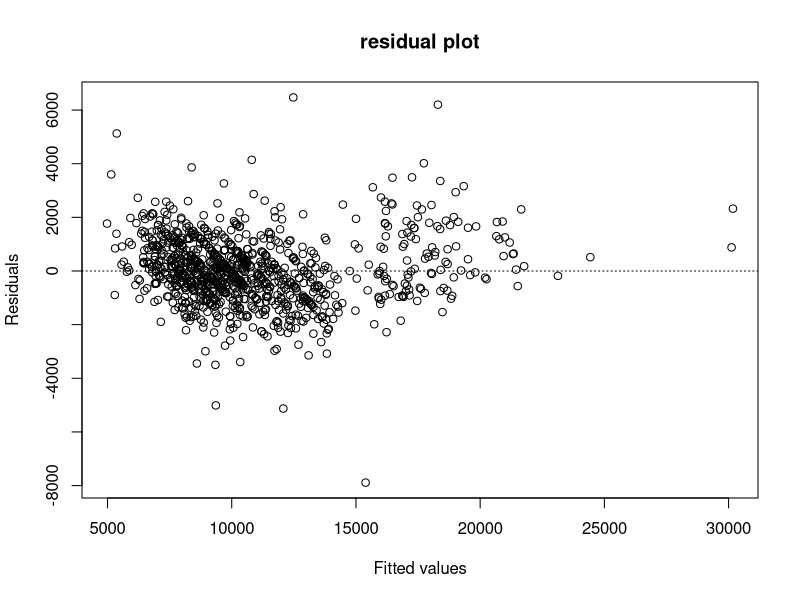
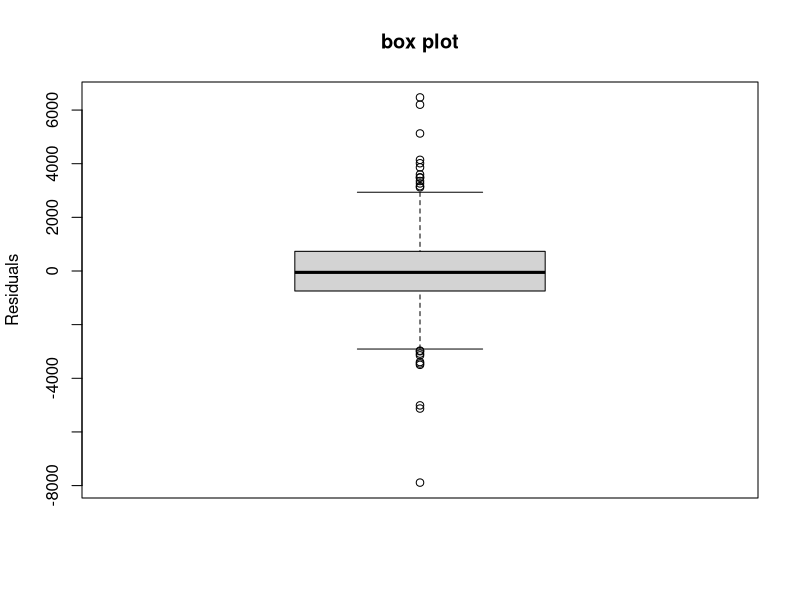
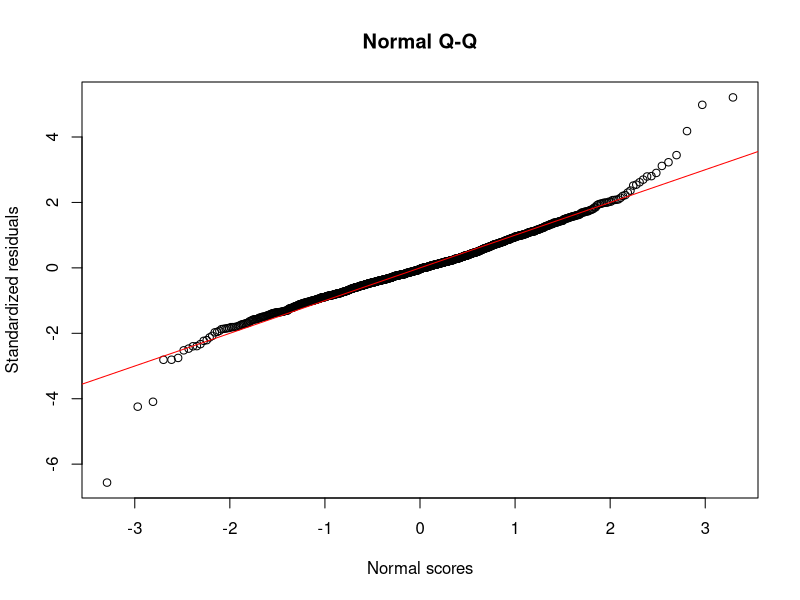
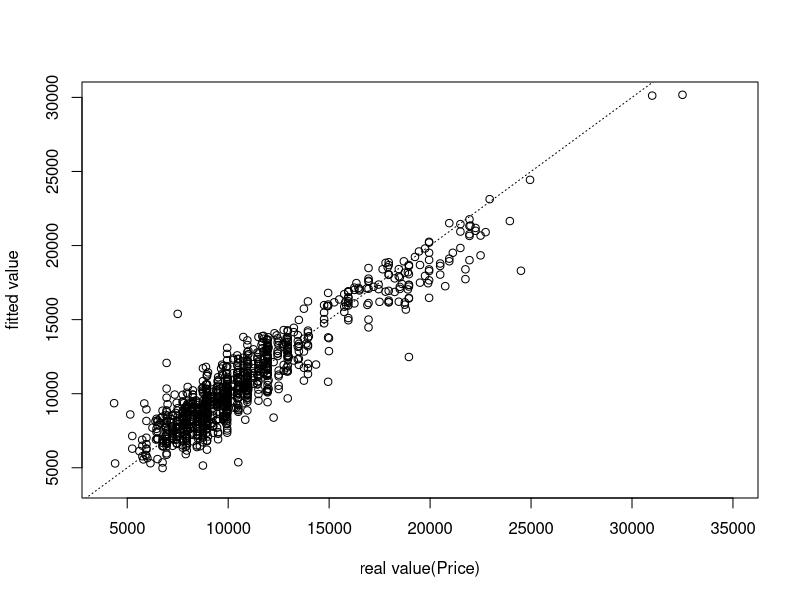
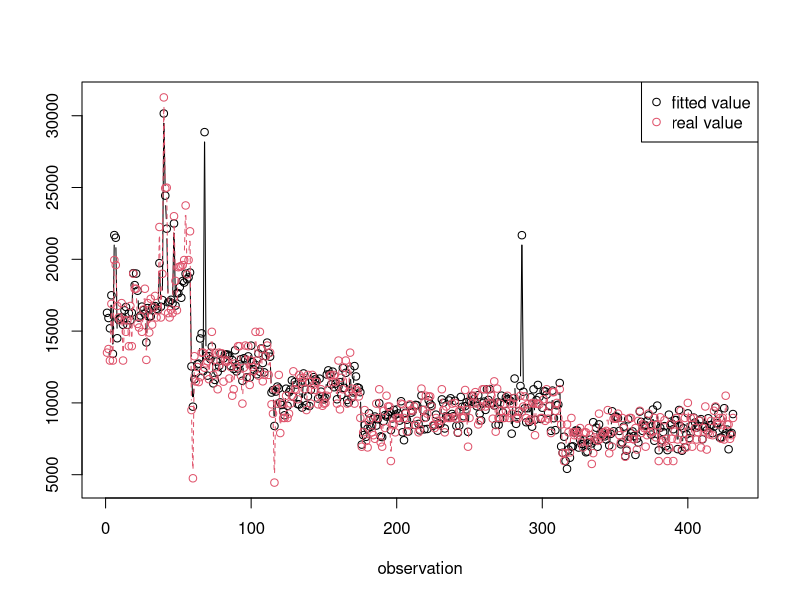

The R source for these figures, in order:
###############################ToyotaCorolla#################################

# setting the Working directory 
# 작업할 공간 폴더를 지정해 준다
setwd("C:/Users/young/Desktop/교수실습/8월16일실습(다중회귀)")

# Multivariate linear regression다
# Setting the working directory를 지정해 주면 그냥 파일이름 및 형식만 알려주면 바로 불러와짐 // 혹시나 Setting working directory를 지정해 주지 않을 경우에 절대 경로를 지정해줌
corolla <- read.csv("ToyotaCorolla.csv")
str(corolla)

# Indices for the activated input variables
# ncar: instance or Record의 개수를 확인하는 방법
# nvor: 변수의 갯수를 확인 하는 방법

nCar <- dim(corolla)[1]
nVar <- dim(corolla)[2]

###########################categorical variable ############ 변환

# categorical variable -> 1-of-C coding
# categorical variable 를 one hot encoding 해줌 혹은 그냥 as.factor를 사용하여 바로 할 수 있음.

# 일단 instance 갯수 만큼 3개에 대해서 0을 만들어준다.
dummy_p <- rep(0,nCar) # Petrol
dummy_d <- rep(0,nCar) # Diesel
dummy_c <- rep(0,nCar) # CNG

# 그리고 petrol Diesel CNG에 대해서 어디에 위치하고 있는지 찾아준다.
p_idx <- which(corolla$Fuel_Type == "Petrol")
d_idx <- which(corolla$Fuel_Type == "Diesel")
c_idx <- which(corolla$Fuel_Type == "CNG")

# 그 인덱스에 해당 카테고리컬 변수를 1로 넣어준ㄷ
dummy_p[p_idx] <- 1
dummy_d[d_idx] <- 1
dummy_c[c_idx] <- 1

# 그리고 Fuel에 대해서 데이터 프레임형식으로 만들어 준후 이름을 붙여준다.
Fuel <- data.frame(dummy_p, dummy_d, dummy_c)
names(Fuel) <- c("Petrol","Diesel","CNG")


# 그런 후에 cbind를 통해서 붙여주고 -3 세번째 있는 변수를 빼준다.
mlr_data <- cbind(Fuel, corolla[,-3])
str(mlr_data)

# Split the data into the training/validation sets
trn_idx <- sample(1:nCar, round(0.7*nCar))
trn_data <- mlr_data[trn_idx,]
val_data <- mlr_data[-trn_idx,]

dim(trn_data)
dim(val_data)

# Train the MLR
full_model <- lm(Price ~ ., data = trn_data)
summary(full_model)

# Plot the result
#residual plot
plot(fitted(full_model), residuals(full_model), xlab="Fitted values", ylab="Residuals", main="residual plot")
abline(0,0,lty=3)

#box plot
boxplot(residuals(full_model),ylab="Residuals", main="box plot")

#Normal probability plot
qqnorm(rstandard(full_model), ylab="Standardized residuals", xlab="Normal scores", main="Normal Q-Q")
abline(0,1, col="red")

# fitted value & real value
plot(trn_data$Price, fitted(full_model), xlim = c(4000,35000), ylim = c(4000,30000),
     xlab="real value(Price)", ylab="fitted value")
abline(0,1,lty=3)

options(warn = -1)
# prediction
full_fit <- predict(full_model, newdata = val_data)

matplot(cbind(full_fit, val_data$Price),pch=1, type="b", col=c(1:2), ylab="", xlab="observation")
legend("topright", legend=c("fitted value", "real value"), pch=1, col=c(1:2), bg="white")


# Upperbound formula 만들기
tmp_x <- paste(colnames(trn_data)[-11], collapse=" + ")
tmp_xy <- paste("Price ~ ", tmp_x, collapse = "")
tmp_xy
as.formula(tmp_xy)

# 변수선택 1: 전진선택법
forward_model <- step(lm(Price ~ 1, data = trn_data), 
                      scope = list(upper = tmp_xy, lower = Price ~ 1), direction="forward", trace=0)
summary(forward_model)


# 변수선택 2: 후진소거법
backward_model <- step(full_model, scope = list(upper = tmp_xy, lower = Price ~ 1), direction="backward", trace=0)
summary(backward_model)


# 변수선택 3: 단계적 선택법
stepwise_model <- step(lm(Price ~ 1, data = trn_data), 
                       scope = list(upper = tmp_xy, lower = Price ~ 1), direction="both", trace=0)
summary(stepwise_model)


# 검증 데이터에 대한 각 변수선택 결과의 예측 정확도 비교
full_fit <- predict(full_model, newdata = val_data)
forward_fit <- predict(forward_model, newdata = val_data)
backward_fit <- predict(backward_model, newdata = val_data)
stepwise_fit <- predict(stepwise_model, newdata = val_data)

# 회귀분석 예측성능 평가지표
# 1: Mean squared error (MSE)
perf_mat <- matrix(0,4,4)
perf_mat[1,1] <- mean((val_data$Price-full_fit)^2)
perf_mat[1,2] <- mean((val_data$Price-forward_fit)^2)
perf_mat[1,3] <- mean((val_data$Price-backward_fit)^2)
perf_mat[1,4] <- mean((val_data$Price-stepwise_fit)^2)

# 2: Root mean squared error (RMSE)
perf_mat[2,1] <- sqrt(mean((val_data$Price-full_fit)^2))
perf_mat[2,2] <- sqrt(mean((val_data$Price-forward_fit)^2))
perf_mat[2,3] <- sqrt(mean((val_data$Price-backward_fit)^2))
perf_mat[2,4] <- sqrt(mean((val_data$Price-stepwise_fit)^2))

# 3: Mean absolute error (MAE)
perf_mat[3,1] <- mean(abs(val_data$Price-full_fit))
perf_mat[3,2] <- mean(abs(val_data$Price-forward_fit))
perf_mat[3,3] <- mean(abs(val_data$Price-backward_fit))
perf_mat[3,4] <- mean(abs(val_data$Price-stepwise_fit))

# 4: Mean absolute percentage error (MAPE)
perf_mat[4,1] <- mean(abs((val_data$Price-full_fit)/val_data$Price))*100
perf_mat[4,2] <- mean(abs((val_data$Price-forward_fit)/val_data$Price))*100
perf_mat[4,3] <- mean(abs((val_data$Price-backward_fit)/val_data$Price))*100
perf_mat[4,4] <- mean(abs((val_data$Price-stepwise_fit)/val_data$Price))*100

# 변수선택 기법 결과 비교
rownames(perf_mat) <- c("MSE", "RMSE", "MAE", "MAPE")
colnames(perf_mat) <- c("All", "Forward", "Backward", "Stepwise")
perf_mat
